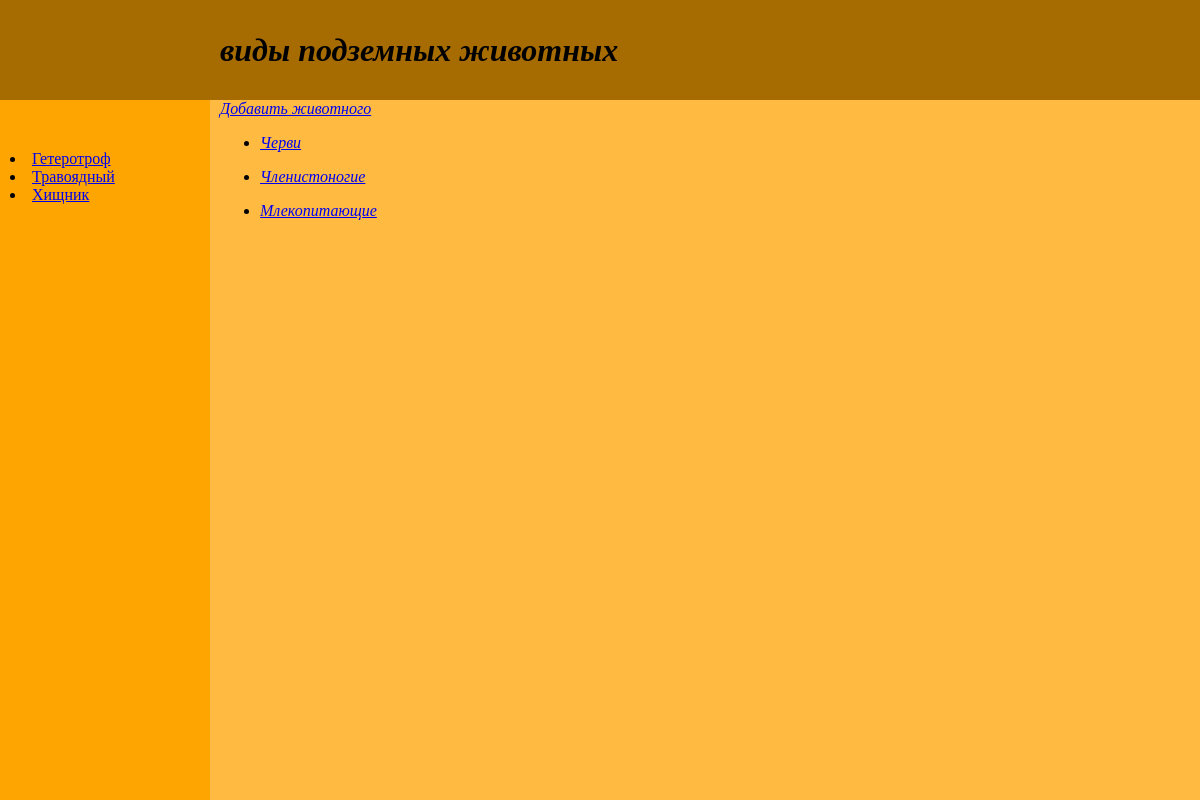
Page /underground/ on the committed database.
### underground/models.py (models this page shows, shortened)
class Underground_Kinds(models.Model):
    name = models.CharField(max_length=50, db_index=True, verbose_name="Класс")
    slug = models.SlugField(max_length=100, unique=True, db_index=True)

class UndergroundTags(models.Model):
    tag = models.CharField(max_length=100, db_index=True, verbose_name="Теги")
    slug = models.SlugField(max_length=255, unique=True, db_index=True)
    def get_absolute_url(self):
        return reverse('tag', kwargs={'underground_tag_slug':self.slug})

### underground/views.py (the view)
# urls.py: path('', views.index),
def index (request):
    get_data = Underground_Kinds.objects.all()
    data = {'title': 'Подземные обитатели',
            'header': 'Виды подземных животных',
            'data_inf': get_data}
    return render(request, 'underground/underground.html', data)

### underground/templatetags/underground_tags.py (called while the page is built)
@register.inclusion_tag('underground/underground_list_tags.html')
def show_underground_tags():
    return {"underground_tags" : UndergroundTags.objects.annotate(total=Count("tags")).filter(total__gt=0)}

### underground/templates/underground/underground.html
{% extends 'base.html' %}
{% block load_tags %}
{% load underground_tags %}
{% show_underground_tags %}
{% endblock %}

### templates/base.html (shortened to what this page needs)
<!DOCTYPE html>
<html lang="en">
{% load static %}
<head>
    <link type="text/css" href="{% static 'css/all_pages/styles.css' %}" rel="stylesheet"/>
</head>
<body>
<div class ="header">
    <h1>{{header|lower}}</h1>
</div>
<div class = "content">
<a href="addpage/" class="button">Добавить животного</a>
<ul>
        {% for items in data_inf %}
        <li>
               <p><a href="{{items.slug}}/">{{items.name}}</a></p>
        </li>
        {% endfor %}
</ul>
</div>
<div class="sidebar">
{% block load_tags %} {% endblock %}
</div>
</body>
</html>

### underground/templates/underground/underground_list_tags.html
{% for t in underground_tags %}
        <li><a href="{{t.get_absolute_url}}">{{t.tag}}</a></li>
{% endfor %}

### static/css/all_pages/styles.css (style rules this page uses)
.header { display: flex; padding-left: 220px; align-items: center; font-style:italic; background: #A66B01; position:absolute; left:0px; top:0px; bottom:0; right:0; height: 100px; }
.content { font-style:oblique; padding-left: 20px; background: #FFBB41; position:absolute; left:200px; top:100px; bottom:0; right:0; }
.sidebar { position:absolute; padding-top: 50px; padding-left: 10px; background: #FFA502; left:0px; top:100px; bottom:0; width: 200px; }

### rows in the picture
Underground_Kinds: name "Черви"
Underground_Kinds: name "Членистоногие"
Underground_Kinds: name "Млекопитающие"
UndergroundTags: tag "Гетеротроф"
UndergroundTags: tag "Травоядный"
UndergroundTags: tag "Хищник"

### other values in the picture
{{ header|lower }} "виды подземных животных"
